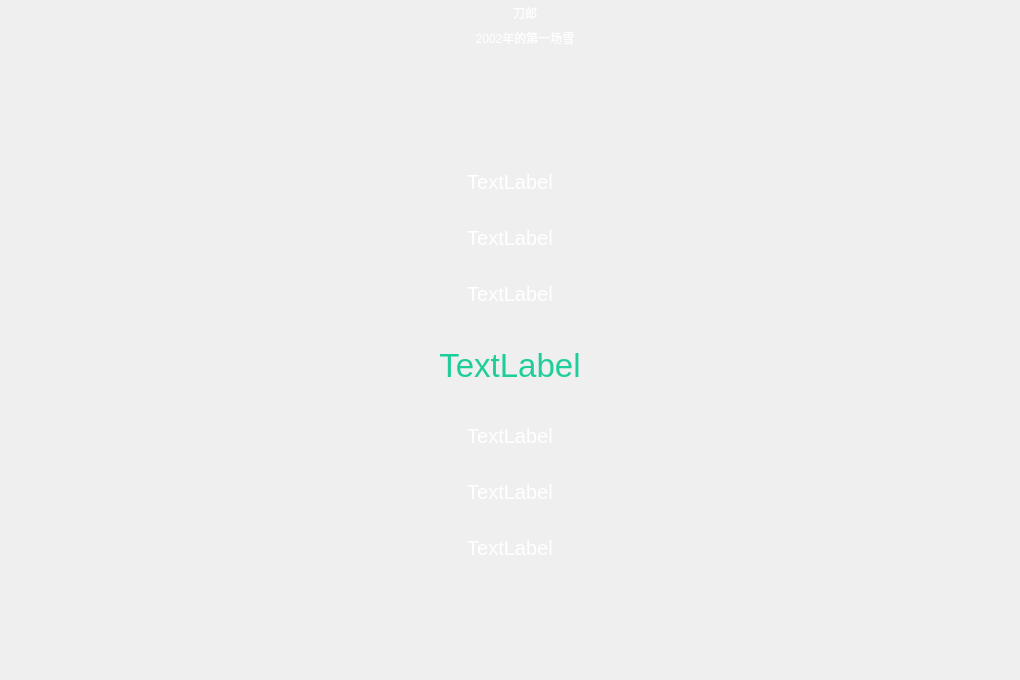
<?xml version="1.0" encoding="UTF-8"?>
<ui version="4.0">
 <class>LrcPage</class>
 <widget class="QWidget" name="LrcPage">
  <property name="geometry">
   <rect>
    <x>0</x>
    <y>0</y>
    <width>1020</width>
    <height>680</height>
   </rect>
  </property>
  <property name="windowTitle">
   <string>Form</string>
  </property>
  <layout class="QVBoxLayout" name="verticalLayout">
   <property name="spacing">
    <number>0</number>
   </property>
   <property name="leftMargin">
    <number>0</number>
   </property>
   <property name="topMargin">
    <number>0</number>
   </property>
   <property name="rightMargin">
    <number>0</number>
   </property>
   <property name="bottomMargin">
    <number>0</number>
   </property>
   <item>
    <widget class="QWidget" name="bgStyle" native="true">
     <property name="styleSheet">
      <string notr="true">#bgStyle
{
     background-color: transparent;
}

*
{
     color : #FFFFFF;
     background-color: transparent;
}</string>
     </property>
     <layout class="QVBoxLayout" name="verticalLayout_2">
      <property name="spacing">
       <number>0</number>
      </property>
      <property name="leftMargin">
       <number>0</number>
      </property>
      <property name="topMargin">
       <number>0</number>
      </property>
      <property name="rightMargin">
       <number>0</number>
      </property>
      <property name="bottomMargin">
       <number>0</number>
      </property>
      <item>
       <widget class="QWidget" name="lrcTop" native="true">
        <property name="minimumSize">
         <size>
          <width>0</width>
          <height>50</height>
         </size>
        </property>
        <property name="maximumSize">
         <size>
          <width>16777215</width>
          <height>50</height>
         </size>
        </property>
        <property name="styleSheet">
         <string notr="true"/>
        </property>
        <layout class="QHBoxLayout" name="horizontalLayout">
         <property name="spacing">
          <number>0</number>
         </property>
         <property name="leftMargin">
          <number>0</number>
         </property>
         <property name="topMargin">
          <number>0</number>
         </property>
         <property name="rightMargin">
          <number>0</number>
         </property>
         <property name="bottomMargin">
          <number>0</number>
         </property>
         <item>
          <widget class="QPushButton" name="hideBtn">
           <property name="minimumSize">
            <size>
             <width>30</width>
             <height>50</height>
            </size>
           </property>
           <property name="maximumSize">
            <size>
             <width>30</width>
             <height>50</height>
            </size>
           </property>
           <property name="styleSheet">
            <string notr="true">#hideBtn
{
    border : none;
}</string>
           </property>
           <property name="text">
            <string/>
           </property>
          </widget>
         </item>
         <item>
          <widget class="QWidget" name="titleBox" native="true">
           <property name="styleSheet">
            <string notr="true"/>
           </property>
           <layout class="QVBoxLayout" name="verticalLayout_3">
            <property name="spacing">
             <number>0</number>
            </property>
            <property name="leftMargin">
             <number>0</number>
            </property>
            <property name="topMargin">
             <number>0</number>
            </property>
            <property name="rightMargin">
             <number>0</number>
            </property>
            <property name="bottomMargin">
             <number>0</number>
            </property>
            <item>
             <widget class="QLabel" name="musicSinger">
              <property name="styleSheet">
               <string notr="true"/>
              </property>
              <property name="text">
               <string>刀郎</string>
              </property>
              <property name="alignment">
               <set>Qt::AlignCenter</set>
              </property>
             </widget>
            </item>
            <item>
             <widget class="QLabel" name="musicName">
              <property name="styleSheet">
               <string notr="true"/>
              </property>
              <property name="text">
               <string>2002年的第一场雪</string>
              </property>
              <property name="alignment">
               <set>Qt::AlignCenter</set>
              </property>
             </widget>
            </item>
           </layout>
          </widget>
         </item>
        </layout>
       </widget>
      </item>
      <item>
       <widget class="QWidget" name="lrcContent" native="true">
        <property name="styleSheet">
         <string notr="true"/>
        </property>
        <layout class="QVBoxLayout" name="verticalLayout_4">
         <item>
          <spacer name="verticalSpacer">
           <property name="orientation">
            <enum>Qt::Vertical</enum>
           </property>
           <property name="sizeHint" stdset="0">
            <size>
             <width>20</width>
             <height>122</height>
            </size>
           </property>
          </spacer>
         </item>
         <item>
          <widget class="QLabel" name="line1">
           <property name="minimumSize">
            <size>
             <width>0</width>
             <height>50</height>
            </size>
           </property>
           <property name="maximumSize">
            <size>
             <width>16777215</width>
             <height>50</height>
            </size>
           </property>
           <property name="font">
            <font>
             <pointsize>15</pointsize>
            </font>
           </property>
           <property name="text">
            <string>TextLabel</string>
           </property>
           <property name="alignment">
            <set>Qt::AlignCenter</set>
           </property>
          </widget>
         </item>
         <item>
          <widget class="QLabel" name="line2">
           <property name="minimumSize">
            <size>
             <width>0</width>
             <height>50</height>
            </size>
           </property>
           <property name="maximumSize">
            <size>
             <width>16777215</width>
             <height>50</height>
            </size>
           </property>
           <property name="font">
            <font>
             <pointsize>15</pointsize>
            </font>
           </property>
           <property name="text">
            <string>TextLabel</string>
           </property>
           <property name="alignment">
            <set>Qt::AlignCenter</set>
           </property>
          </widget>
         </item>
         <item>
          <widget class="QLabel" name="line3">
           <property name="minimumSize">
            <size>
             <width>0</width>
             <height>50</height>
            </size>
           </property>
           <property name="maximumSize">
            <size>
             <width>16777215</width>
             <height>50</height>
            </size>
           </property>
           <property name="font">
            <font>
             <pointsize>15</pointsize>
            </font>
           </property>
           <property name="text">
            <string>TextLabel</string>
           </property>
           <property name="alignment">
            <set>Qt::AlignCenter</set>
           </property>
          </widget>
         </item>
         <item>
          <widget class="QLabel" name="lineCenter">
           <property name="minimumSize">
            <size>
             <width>0</width>
             <height>80</height>
            </size>
           </property>
           <property name="maximumSize">
            <size>
             <width>16777215</width>
             <height>80</height>
            </size>
           </property>
           <property name="font">
            <font>
             <pointsize>25</pointsize>
            </font>
           </property>
           <property name="styleSheet">
            <string notr="true">#lineCenter
{
    color:#1ECE9A;
}</string>
           </property>
           <property name="text">
            <string>TextLabel</string>
           </property>
           <property name="alignment">
            <set>Qt::AlignCenter</set>
           </property>
          </widget>
         </item>
         <item>
          <widget class="QLabel" name="line4">
           <property name="minimumSize">
            <size>
             <width>0</width>
             <height>50</height>
            </size>
           </property>
           <property name="maximumSize">
            <size>
             <width>16777215</width>
             <height>50</height>
            </size>
           </property>
           <property name="font">
            <font>
             <pointsize>15</pointsize>
            </font>
           </property>
           <property name="text">
            <string>TextLabel</string>
           </property>
           <property name="alignment">
            <set>Qt::AlignCenter</set>
           </property>
          </widget>
         </item>
         <item>
          <widget class="QLabel" name="line5">
           <property name="minimumSize">
            <size>
             <width>0</width>
             <height>50</height>
            </size>
           </property>
           <property name="maximumSize">
            <size>
             <width>16777215</width>
             <height>50</height>
            </size>
           </property>
           <property name="font">
            <font>
             <pointsize>15</pointsize>
            </font>
           </property>
           <property name="text">
            <string>TextLabel</string>
           </property>
           <property name="alignment">
            <set>Qt::AlignCenter</set>
           </property>
          </widget>
         </item>
         <item>
          <widget class="QLabel" name="line6">
           <property name="minimumSize">
            <size>
             <width>0</width>
             <height>50</height>
            </size>
           </property>
           <property name="maximumSize">
            <size>
             <width>16777215</width>
             <height>50</height>
            </size>
           </property>
           <property name="font">
            <font>
             <pointsize>15</pointsize>
            </font>
           </property>
           <property name="text">
            <string>TextLabel</string>
           </property>
           <property name="alignment">
            <set>Qt::AlignCenter</set>
           </property>
          </widget>
         </item>
         <item>
          <spacer name="verticalSpacer_2">
           <property name="orientation">
            <enum>Qt::Vertical</enum>
           </property>
           <property name="sizeHint" stdset="0">
            <size>
             <width>20</width>
             <height>122</height>
            </size>
           </property>
          </spacer>
         </item>
        </layout>
       </widget>
      </item>
     </layout>
    </widget>
   </item>
  </layout>
 </widget>
 <resources/>
 <connections/>
</ui>
